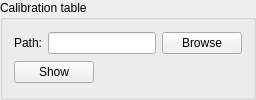
           <widget class="QGroupBox" name="groupBox_7">
            <property name="title">
             <string>Calibration table</string>
            </property>
            <layout class="QVBoxLayout" name="verticalLayout_5">
             <item>
              <layout class="QHBoxLayout" name="horizontalLayout_5">
               <item>
                <widget class="QLabel" name="label_16">
                 <property name="text">
                  <string>Path:</string>
                 </property>
                </widget>
               </item>
               <item>
                <widget class="QLineEdit" name="calibrationPathLineEdit">
                 <property name="text">
                  <string/>
                 </property>
                </widget>
               </item>
               <item>
                <widget class="QPushButton" name="browseCalibrationFileButton">
                 <property name="text">
                  <string>Browse</string>
                 </property>
                </widget>
               </item>
              </layout>
             </item>
             <item>
              <widget class="QPushButton" name="showCalibrationsButton">
               <property name="sizePolicy">
                <sizepolicy hsizetype="Maximum" vsizetype="Fixed">
                 <horstretch>0</horstretch>
                 <verstretch>0</verstretch>
                </sizepolicy>
               </property>
               <property name="text">
                <string>Show</string>
               </property>
              </widget>
             </item>
            </layout>
           </widget>
